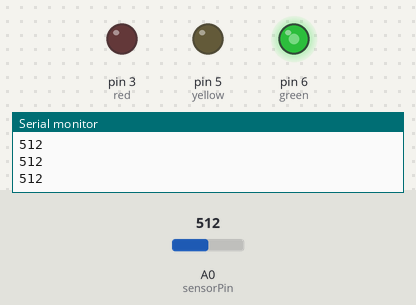
Recording of a sketch running on a simulated Arduino Uno, built with avr-gcc and run on an emulated ATmega328P. Parts: output pins drawn as LEDs (lit = HIGH), the last lines printed to the serial monitor. The inputs (shaded band) are chosen by the test bench; at power-on: A0 (sensorPin) = 512.

Above: at 1.2 s.
1.3 s: A0 (sensorPin) set to 490
At 2.1 s:
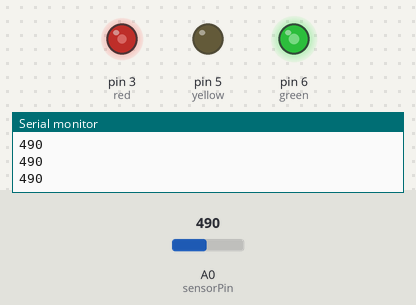
2.8 s: A0 (sensorPin) set to 415
At 3.3 s:
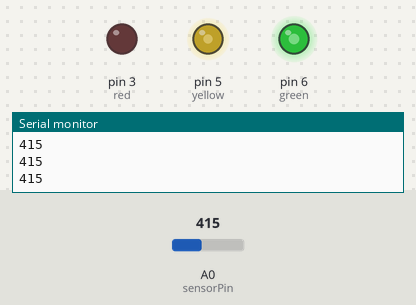
4.3 s: A0 (sensorPin) set to 306
At 5.5 s:
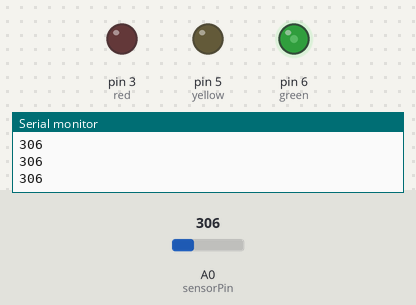
5.8 s: A0 (sensorPin) set to 165
At 6.8 s:
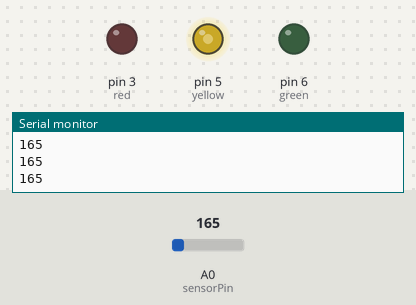
7.3 s: A0 (sensorPin) set to 122
At 7.8 s:
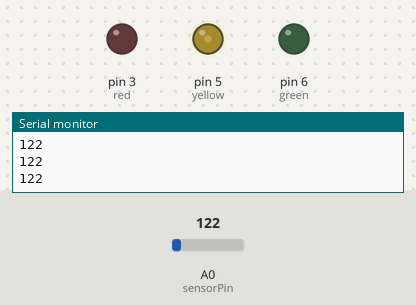
8.8 s: A0 (sensorPin) set to 435
At 9.1 s:
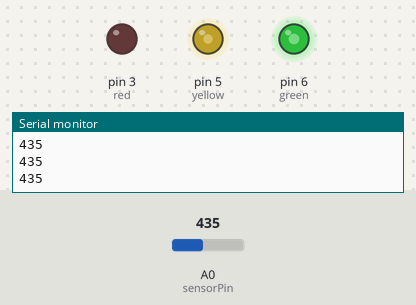
Timing chart, 0 to 11.3 s (numbered marks = the images above; inputs shaded):
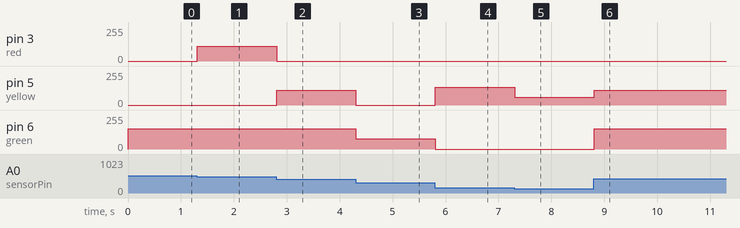

The sketch:

gammy_s_plant_thing.ino
```cpp
int sensorPin = A0;
int sensorValue = 1;
int red = 3;
int yellow = 5;
int green = 6;
int redO = 0;
int yellowO = 0;
int greenO = 0;
int yellowT = 0;
int redT = 0;
int greenT = 0;
int yellowTh = 0;
int yellowF = 0;
int redTh = 0;
void setup() {
    Serial.begin(9600);
    pinMode(red, OUTPUT);
    pinMode(yellow, OUTPUT);
    pinMode(green, OUTPUT);
}

void loop() {
    sensorValue = analogRead(sensorPin);
    Serial.println(sensorValue);

    redO = map(sensorValue, 0, 87, 153, 0);
    yellowO = map(sensorValue, 87, 175, 0, 153);
    yellowT = map(sensorValue, 175, 262, 153, 0);
    greenO = map(sensorValue, 262, 350, 0, 153);
    yellowTh = map(sensorValue, 387, 425, 0, 153);
    yellowF = map(sensorValue, 425, 462, 153, 0);
    redTh = map(sensorValue, 462, 500, 0, 153);

    if(redO <= 153 && sensorValue <= 87)
    analogWrite(red, redO);

    if(yellowO <= 153 && sensorValue >= 87 &&sensorValue <= 175)
    analogWrite(yellow, yellowO);

    if(yellowT <= 153 && sensorValue >= 175 && sensorValue <= 262)
    analogWrite(yellow, yellowT);

    if(greenO <= 153 && sensorValue >= 262 && sensorValue <= 350)
    analogWrite(green, greenO);

    if(sensorValue >= 350)
    analogWrite(green, 153);

    if(yellowTh <= 153 && sensorValue >= 387 && sensorValue <= 425)
    analogWrite(yellow, yellowTh);

    if(yellowF <= 153 && sensorValue >= 425 && sensorValue <= 462)
    analogWrite(yellow, yellowF);

    if(redTh <= 153 && sensorValue >= 462 && sensorValue <= 500)
    analogWrite(red, redTh);


    if(sensorValue > 87 && sensorValue < 462)
    digitalWrite(red, LOW);

    if(sensorValue < 87 || sensorValue > 462){
      digitalWrite(yellow, LOW);
    }
    if(sensorValue > 262 && sensorValue < 387){
      digitalWrite(yellow, LOW);
    }
    if(sensorValue < 262){
      digitalWrite(green, LOW);
    }
  }
```

Measured:
- after the input at 1.3 s, pin 3 (red): 0/255 → 112/255 at once
- after the input at 2.8 s, pin 3 (red): 112/255 → 0/255 at once; pin 5 (yellow): 0/255 → 112/255 at once
- after the input at 4.3 s, pin 5 (yellow): 112/255 → 0/255 at once; pin 6 (green): 153/255 → 76/255 at once
- after the input at 5.8 s, pin 5 (yellow): 0/255 → 135/255 at once; pin 6 (green): 76/255 → 0/255 at once
- after the input at 7.3 s, pin 5 (yellow): 135/255 → 60/255 at once
- after the input at 8.8 s, pin 5 (yellow): 60/255 → 112/255 at once; pin 6 (green): 0/255 → 153/255 at once
